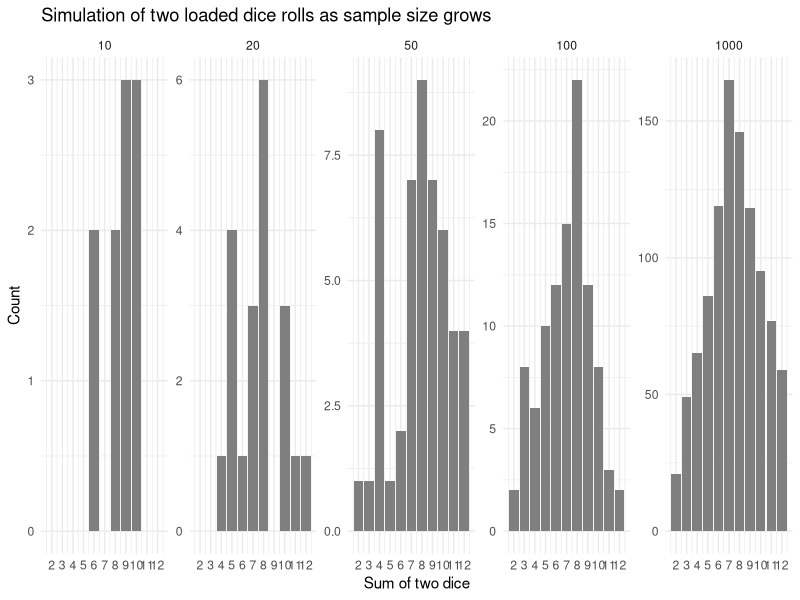
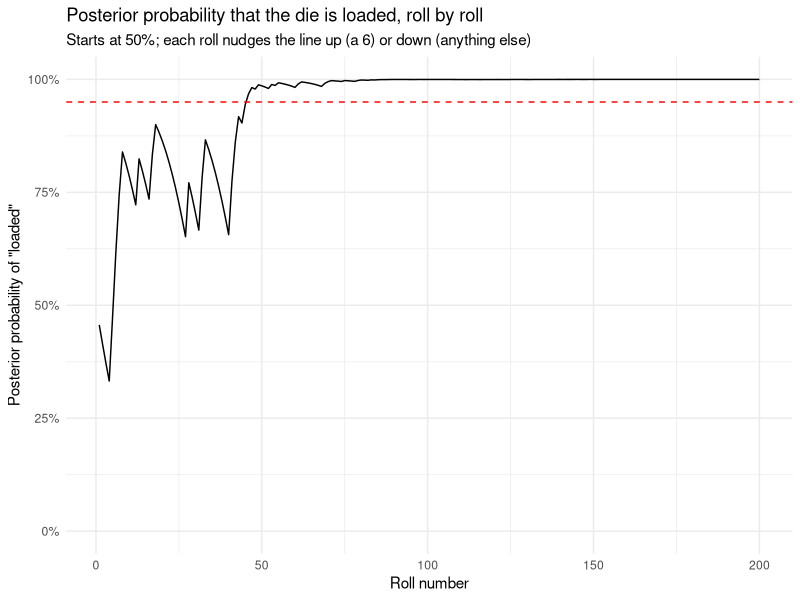

Recreate these plots in R, in order.
## ---- chunk 1
#| message: false
library(tidyverse)
## ---- chunk 2
#| cache: true
throw_dice <- function(n, weights = rep(1/6, 6)) {
  die1 <- sample(1:6, size = n, replace = TRUE, prob = weights)
  die2 <- sample(1:6, size = n, replace = TRUE, prob = weights)
  die1 + die2
}
## ---- chunk 3
set.seed(10)
tibble(n = c(10, 20, 50, 100, 1000)) |>
  mutate(sum = map(n, ~ throw_dice(.x, weights = c(0.15, 0.15, 0.15, 0.15, 0.15, 0.25)))) |>
  unnest(cols = c(sum)) |>
  mutate(n = factor(n, levels = c(10, 20, 50, 100, 1000))) |>
  ggplot(aes(x = sum)) +
  geom_bar(fill = "grey50") +
  scale_x_continuous(breaks = 2:12) +
  facet_wrap(~ n, scales = "free_y", nrow = 1) +
  labs(title = "Simulation of two loaded dice rolls as sample size grows",
       x = "Sum of two dice", y = "Count") +
  theme_minimal()
## ---- chunk 4
og_lr <- function(rolls) {
  loaded <- c(0.14, 0.14, 0.14, 0.14, 0.14, 0.30)
  log(loaded[rolls] / (1/6))
}
log_lr <- og_lr
## ---- chunk 5
set.seed(10)
rolls_200 <- sample(1:6, 200, replace = TRUE,
                    prob = c(0.14, 0.14, 0.14, 0.14, 0.14, 0.30))

tibble(
  roll      = 1:200,
  log_odds  = cumsum(log_lr(rolls_200)),
  posterior = 1 / (1 + exp(-log_odds))
) |>
  ggplot(aes(x = roll, y = posterior)) +
  geom_line() +
  geom_hline(yintercept = 0.95, color = "red", linetype = "dashed") +
  scale_y_continuous(limits = c(0, 1),
                     labels = scales::label_percent(accuracy = 1)) +
  labs(title = "Posterior probability that the die is loaded, roll by roll",
       subtitle = "Starts at 50%; each roll nudges the line up (a 6) or down (anything else)",
       x = "Roll number",
       y = "Posterior probability of \"loaded\"") +
  theme_minimal()
